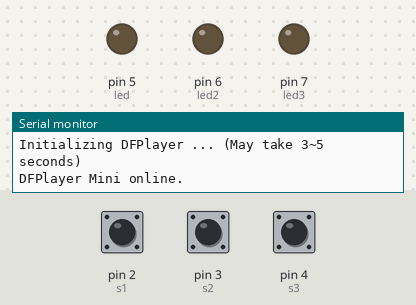
Simulated run of this sketch. Board: Arduino Uno, built with avr-gcc and run on an emulated ATmega328P. Shown: output pins drawn as LEDs (lit = HIGH), the last lines printed to the serial monitor. Inputs (shaded band) come from the test bench; at power-on: pin 2 (s1) HIGH, pin 3 (s2) HIGH, pin 4 (s3) HIGH. Random numbers use the default seed unless the sketch sets one; the audio player accepts every command and is not drawn.

Above: at 1.7 s.
1.8 s: pin 2 (s1) pulled LOW for 0.15 s
At 3.0 s:
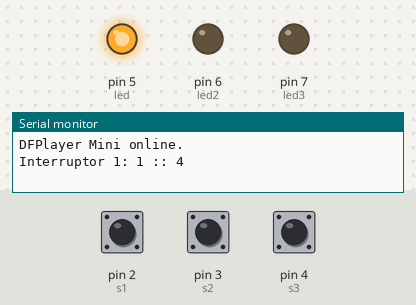
3.4 s: pin 3 (s2) pulled LOW for 0.15 s
At 4.3 s:
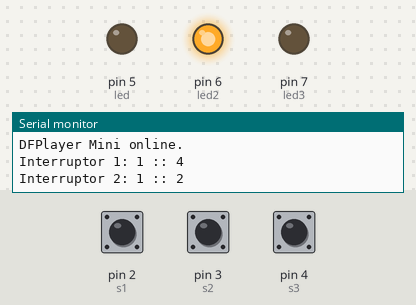
5.0 s: pin 4 (s3) pulled LOW for 0.15 s
At 5.5 s:
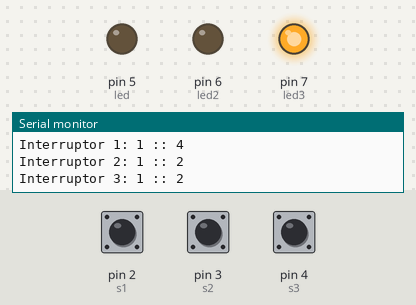
6.6 s: pin 2 (s1) pulled LOW for 1 s
At 7.9 s:
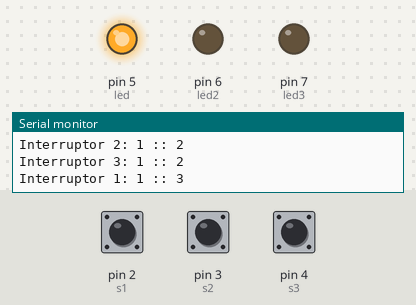
9.1 s: pin 3 (s2) pulled LOW for 1 s
At 11.0 s:
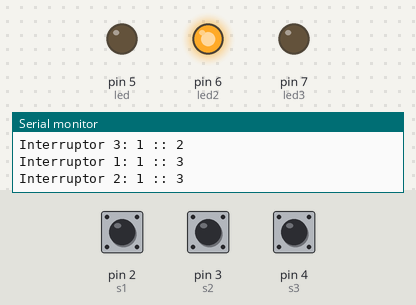
Timing chart, 0 to 12.5 s (numbered marks = the images above; inputs shaded):
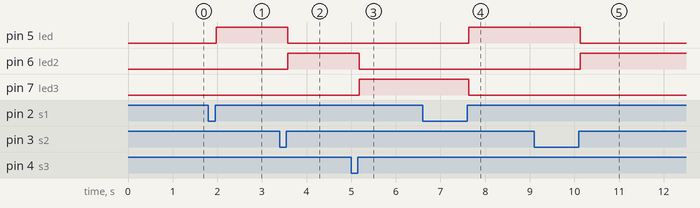

Measured:
- after the input at 1.8 s, pin 5 (led): LOW → HIGH after 0.18 s
- after the input at 3.4 s, pin 5 (led): HIGH → LOW after 0.18 s; pin 6 (led2): LOW → HIGH after 0.18 s
- after the input at 5.0 s, pin 6 (led2): HIGH → LOW after 0.18 s; pin 7 (led3): LOW → HIGH after 0.18 s
- after the input at 6.6 s, pin 5 (led): LOW → HIGH after 1.0 s; pin 7 (led3): HIGH → LOW after 1.0 s
- after the input at 9.1 s, pin 5 (led): HIGH → LOW after 1.0 s; pin 6 (led2): LOW → HIGH after 1.0 s

The sketch:

mapa_mp3_4.ino
```cpp
////////////////////////////////////////////////////////////////////////////////////////////////////////////////////////////
////////////////////////////////////////////////////////////////////////////////////////////////////////////////////////////
//// Código para un sistema electrónico de sonido para un mapa interactivo.                    /////////////////////////////
//// Cada vez que un interruptor magnético sea activado se reproducirá una canción aleatoria   /////////////////////////////
//// de una carpeta determinada asociada a ese interruptor. También se activa un led para      /////////////////////////////
//// indicar que un interruptor se ha activado.                                                /////////////////////////////
////                                                                                           /////////////////////////////
////                                                                                           /////////////////////////////
//// Elaborado por Christian David para Creatvra en el marco del proyecto E&ES 2021.           /////////////////////////////
////////////////////////////////////////////////////////////////////////////////////////////////////////////////////////////
////////////////////////////////////////////////////////////////////////////////////////////////////////////////////////////

//dar permisos desde Linux sudo chmod a+rw /dev/ttyACM0


/// Librerías para el módulo reproductor de MP3 DF Player Mini ///

#include "Arduino.h"
#include "SoftwareSerial.h"
#include "DFRobotDFPlayerMini.h"

//////////////////////////////////////////////////////////////////

/// Definición de los pines de los interruptores magnéticos /////
const int s1 = 2;
const int s2 = 3;
const int s3 = 4;
/////////////////////////////////////////////////////////////////

/// Definición de los pines de los leds asociados a la activación de los interruptores ///
const int led = 5;
const int led2 = 6;
const int led3 = 7;
///////////////////////////////////////////////////////////////

/// Estados para las entradas digitales de los interruptores //
int state1 = 0;
int last1 = 1;
int state2 = 0;
int last2 = 1;
int state3 = 0;
int last3 = 1;
//////////////////////////////////////////////////////////////

/// Comandos para la definición de pines del módulo DF Player ///
SoftwareSerial mySoftwareSerial(10, 11); // RX, TX
DFRobotDFPlayerMini myDFPlayer;
void printDetail(uint8_t type, int value);
////////////////////////////////////////////////////////////////


void setup()
{
  mySoftwareSerial.begin(9600);
  Serial.begin(115200);
  Serial.println();
  Serial.println(F("DFRobot DFPlayer Mini Demo"));
  Serial.println(F("Initializing DFPlayer ... (May take 3~5 seconds)"));
  if (!myDFPlayer.begin(mySoftwareSerial)) {  //Uso del softwareSerial para comunicarse con mp3.
    Serial.println(F("Unable to begin:"));
    Serial.println(F("1.Please recheck the connection!"));
    Serial.println(F("2.Please insert the SD card!"));
    while (true);
  }
  Serial.println(F("DFPlayer Mini online."));
  myDFPlayer.setTimeOut(500); // Establece el tiempo de la comunicación serial en 500ms
  //----Set volume----
  myDFPlayer.volume(20);  //Establece el valor del volumen (0~30).
  myDFPlayer.volumeUp(); //Volumen arriba
  myDFPlayer.volumeDown(); //Volumen abajo
  //----Establece el ecualizador----
  myDFPlayer.EQ(DFPLAYER_EQ_NORMAL);
  //----Establece el uso de la SD como default----
  myDFPlayer.outputDevice(DFPLAYER_DEVICE_SD);
  pinMode(s1, INPUT_PULLUP);
  pinMode(s2, INPUT_PULLUP);
  pinMode(s3, INPUT_PULLUP);
  pinMode(led, OUTPUT);
  pinMode(led2, OUTPUT);
  pinMode(led3, OUTPUT);
}

void loop()
{
  /// Lecturas digitales de los interruptores ///
  state1 = digitalRead(s1);
  state2 = digitalRead(s2);
  state3 = digitalRead(s3);

  /// Condicional que activa las canciones de la carpeta asociada al primer interruptor ///
  if (state1 != last1) {
    if (state1 == HIGH) {
      int cancion_aleatoria1 = random(1, 5); // Generador de números aleatorios entre 1 y 5.
      myDFPlayer.playFolder(1, cancion_aleatoria1);  // Reproduce una canción específica de la carpeta 01.
      Serial.print("Interruptor 1: "); //Muestra el estado del interruptor 1 y la canción que reproduce.
      Serial.print(state1);
      Serial.print(" :: ");
      Serial.println(cancion_aleatoria1);
      digitalWrite(led, HIGH); // Prende el led asociado al interruptor 1.
      digitalWrite(led2, LOW);
      digitalWrite(led3, LOW);
      delay(1000);
    }
  }
  last1  = state1;

  /// Condicional que activa las canciones de la carpeta asociada al segundo interruptor ///
  if (state2 != last2 ) {
    if (state2 == HIGH) {
       int cancion_aleatoria2 = random(1, 5); // Generador de números aleatorios entre 1 y 5.
       myDFPlayer.playFolder(2, cancion_aleatoria2);    // Reproduce una canción específica de la carpeta 02.
      Serial.print("Interruptor 2: "); //Muestra el estado del interruptor 2 y la canción que reproduce.
      Serial.print(state2);
      Serial.print(" :: ");
      Serial.println(cancion_aleatoria2);
      digitalWrite(led, LOW);
      digitalWrite(led2, HIGH); // Prende el led asociado al interruptor 1.
      digitalWrite(led3, LOW);
      delay(1000);
    }
  }
  last2  = state2;

  /// Condicional que activa las canciones de la carpeta asociada al tercer interruptor ///
  if (state3 != last3 ) {
    if (state3 == HIGH) {
       int cancion_aleatoria3 = random(1, 5); // Generador de números aleatorios entre 1 y 5.
       myDFPlayer.playFolder(3, cancion_aleatoria3);  // Reproduce una canción específica de la carpeta 03.
      Serial.print("Interruptor 3: "); //Muestra el estado del interruptor 3 y la canción que reproduce.
      Serial.print(state3);
      Serial.print(" :: ");
      Serial.println(cancion_aleatoria3);
      digitalWrite(led, LOW);
      digitalWrite(led2, LOW);
      digitalWrite(led3, HIGH);
      delay(1000);
    }
  }
  last3  = state3;
}
```
